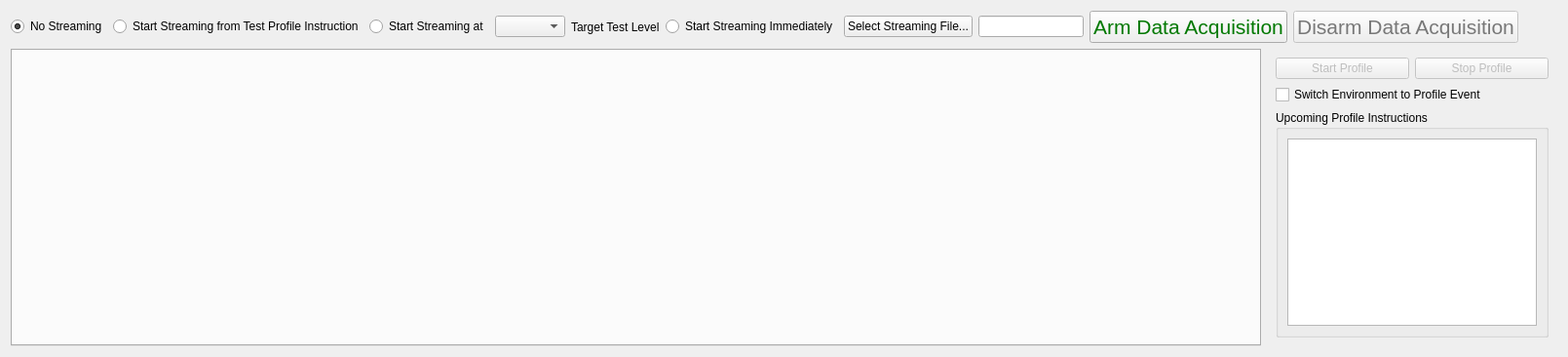
      <widget class="QWidget" name="run_test_tab">
       <attribute name="title">
        <string>Run Test</string>
       </attribute>
       <layout class="QVBoxLayout" name="verticalLayout_8">
        <item>
         <layout class="QHBoxLayout" name="streaming_and_arming_layout">
          <item>
           <layout class="QHBoxLayout" name="streaming_options_layout">
            <item>
             <widget class="QRadioButton" name="no_streaming_radiobutton">
              <property name="text">
               <string>No Streaming</string>
              </property>
              <property name="checked">
               <bool>true</bool>
              </property>
              <attribute name="buttonGroup">
               <string notr="true">streaming_button_group</string>
              </attribute>
             </widget>
            </item>
            <item>
             <widget class="QRadioButton" name="profile_streaming_radiobutton">
              <property name="text">
               <string>Start Streaming from Test Profile Instruction</string>
              </property>
              <attribute name="buttonGroup">
               <string notr="true">streaming_button_group</string>
              </attribute>
             </widget>
            </item>
            <item>
             <layout class="QHBoxLayout" name="streaming_environment_target_layout">
              <item>
               <widget class="QRadioButton" name="test_level_streaming_radiobutton">
                <property name="text">
                 <string>Start Streaming at</string>
                </property>
                <property name="checked">
                 <bool>false</bool>
                </property>
                <attribute name="buttonGroup">
                 <string notr="true">streaming_button_group</string>
                </attribute>
               </widget>
              </item>
              <item>
               <widget class="QComboBox" name="streaming_environment_select_combobox"/>
              </item>
              <item>
               <widget class="QLabel" name="streaming_environment_target_end_text_label">
                <property name="text">
                 <string>Target Test Level</string>
                </property>
               </widget>
              </item>
             </layout>
            </item>
            <item>
             <widget class="QRadioButton" name="immediate_streaming_radiobutton">
              <property name="text">
               <string>Start Streaming Immediately</string>
              </property>
              <property name="checked">
               <bool>false</bool>
              </property>
              <attribute name="buttonGroup">
               <string notr="true">streaming_button_group</string>
              </attribute>
             </widget>
            </item>
           </layout>
          </item>
          <item>
           <layout class="QHBoxLayout" name="streaming_file_display_layout">
            <item>
             <widget class="QPushButton" name="select_streaming_file_button">
              <property name="text">
               <string>Select Streaming File...</string>
              </property>
             </widget>
            </item>
            <item>
             <widget class="QLineEdit" name="streaming_file_display">
              <property name="sizePolicy">
               <sizepolicy hsizetype="Minimum" vsizetype="Fixed">
                <horstretch>0</horstretch>
                <verstretch>0</verstretch>
               </sizepolicy>
              </property>
              <property name="readOnly">
               <bool>true</bool>
              </property>
             </widget>
            </item>
           </layout>
          </item>
          <item>
           <widget class="QPushButton" name="arm_test_button">
            <property name="sizePolicy">
             <sizepolicy hsizetype="Minimum" vsizetype="Fixed">
              <horstretch>0</horstretch>
              <verstretch>0</verstretch>
             </sizepolicy>
            </property>
            <property name="palette">
             <palette>
              <active>
               <colorrole role="ButtonText">
                <brush brushstyle="SolidPattern">
                 <color alpha="255">
                  <red>0</red>
                  <green>120</green>
                  <blue>0</blue>
                 </color>
                </brush>
               </colorrole>
              </active>
              <inactive>
               <colorrole role="ButtonText">
                <brush brushstyle="SolidPattern">
                 <color alpha="255">
                  <red>0</red>
                  <green>120</green>
                  <blue>0</blue>
                 </color>
                </brush>
               </colorrole>
              </inactive>
              <disabled>
               <colorrole role="ButtonText">
                <brush brushstyle="SolidPattern">
                 <color alpha="255">
                  <red>120</red>
                  <green>120</green>
                  <blue>120</blue>
                 </color>
                </brush>
               </colorrole>
              </disabled>
             </palette>
            </property>
            <property name="font">
             <font>
              <pointsize>16</pointsize>
             </font>
            </property>
            <property name="text">
             <string>Arm Data Acquisition</string>
            </property>
           </widget>
          </item>
          <item>
           <widget class="QPushButton" name="disarm_test_button">
            <property name="enabled">
             <bool>false</bool>
            </property>
            <property name="sizePolicy">
             <sizepolicy hsizetype="Minimum" vsizetype="Fixed">
              <horstretch>0</horstretch>
              <verstretch>0</verstretch>
             </sizepolicy>
            </property>
            <property name="palette">
             <palette>
              <active>
               <colorrole role="ButtonText">
                <brush brushstyle="SolidPattern">
                 <color alpha="255">
                  <red>255</red>
                  <green>0</green>
                  <blue>0</blue>
                 </color>
                </brush>
               </colorrole>
              </active>
              <inactive>
               <colorrole role="ButtonText">
                <brush brushstyle="SolidPattern">
                 <color alpha="255">
                  <red>255</red>
                  <green>0</green>
                  <blue>0</blue>
                 </color>
                </brush>
               </colorrole>
              </inactive>
              <disabled>
               <colorrole role="ButtonText">
                <brush brushstyle="SolidPattern">
                 <color alpha="255">
                  <red>120</red>
                  <green>120</green>
                  <blue>120</blue>
                 </color>
                </brush>
               </colorrole>
              </disabled>
             </palette>
            </property>
            <property name="font">
             <font>
              <pointsize>16</pointsize>
             </font>
            </property>
            <property name="text">
             <string>Disarm Data Acquisition</string>
            </property>
           </widget>
          </item>
          <item>
           <spacer name="streaming_and_arming_spacer">
            <property name="orientation">
             <enum>Qt::Horizontal</enum>
            </property>
            <property name="sizeHint" stdset="0">
             <size>
              <width>40</width>
              <height>20</height>
             </size>
            </property>
           </spacer>
          </item>
         </layout>
        </item>
        <item>
         <layout class="QHBoxLayout" name="environment_results_layout">
          <item>
           <widget class="QTabWidget" name="run_environment_tabs">
            <property name="tabPosition">
             <enum>QTabWidget::West</enum>
            </property>
            <property name="currentIndex">
             <number>-1</number>
            </property>
           </widget>
          </item>
          <item>
           <widget class="QWidget" name="run_profile_widget" native="true">
            <property name="sizePolicy">
             <sizepolicy hsizetype="Preferred" vsizetype="Preferred">
              <horstretch>0</horstretch>
              <verstretch>0</verstretch>
             </sizepolicy>
            </property>
            <layout class="QVBoxLayout" name="verticalLayout_10">
             <item>
              <layout class="QHBoxLayout" name="start_stop_profile_button_layout">
               <item>
                <widget class="QPushButton" name="start_profile_button">
                 <property name="enabled">
                  <bool>false</bool>
                 </property>
                 <property name="text">
                  <string>Start Profile</string>
                 </property>
                </widget>
               </item>
               <item>
                <widget class="QPushButton" name="stop_profile_button">
                 <property name="enabled">
                  <bool>false</bool>
                 </property>
                 <property name="text">
                  <string>Stop Profile</string>
                 </property>
                </widget>
               </item>
              </layout>
             </item>
             <item>
              <widget class="QCheckBox" name="show_profile_change_checkbox">
               <property name="text">
                <string>Switch Environment to Profile Event</string>
               </property>
              </widget>
             </item>
             <item>
              <widget class="QGroupBox" name="upcoming_instructions_groupbox">
               <property name="title">
                <string>Upcoming Profile Instructions</string>
               </property>
               <layout class="QVBoxLayout" name="verticalLayout_6">
                <item>
                 <widget class="QListWidget" name="upcoming_instructions_list">
                  <property name="sizePolicy">
                   <sizepolicy hsizetype="Fixed" vsizetype="Expanding">
                    <horstretch>0</horstretch>
                    <verstretch>0</verstretch>
                   </sizepolicy>
                  </property>
                 </widget>
                </item>
               </layout>
              </widget>
             </item>
            </layout>
           </widget>
          </item>
         </layout>
        </item>
       </layout>
      </widget>
